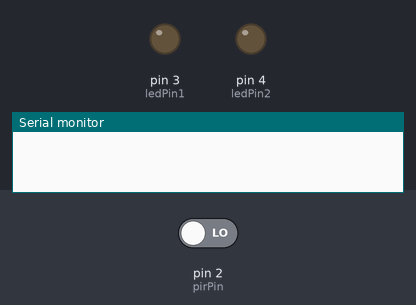
Bench run of a sketch on a simulated Arduino Uno, built with avr-gcc and run on an emulated ATmega328P. On the bench: output pins drawn as LEDs (lit = HIGH), the last lines printed to the serial monitor. The inputs (shaded band) are chosen by the test bench; at power-on: pin 2 (pirPin) LOW.

Above: at 1.2 s.
1.3 s: pin 2 (pirPin) driven HIGH
At 1.8 s:
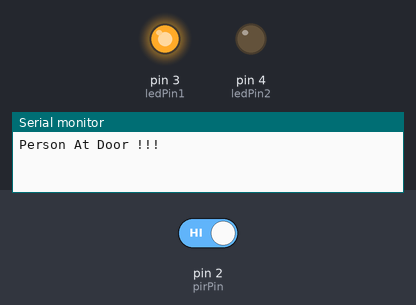
2.8 s: pin 2 (pirPin) driven LOW
At 4.1 s:
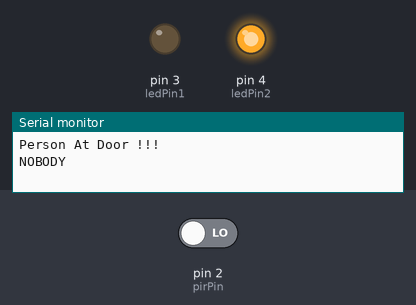
Timing chart, 0 to 5.8 s (numbered marks = the images above; inputs shaded):
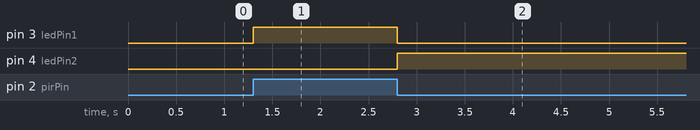

Measured:
- after the input at 1.3 s, pin 3 (ledPin1): LOW → HIGH at once
- after the input at 2.8 s, pin 3 (ledPin1): HIGH → LOW at once; pin 4 (ledPin2): LOW → HIGH at once

The sketch:

Interrupts.ino
```cpp
const int pirPin = 2;    // PIR sensor connected to digital pin 2
const int ledPin1 = 3;   // Red LED connected to digital pin 3
const int ledPin2 = 4;   // Blue LED connected to digital pin 4

void setup()
{
  Serial.begin(9600);

  pinMode(pirPin, INPUT);
  pinMode(ledPin1, OUTPUT);
  pinMode(ledPin2, OUTPUT);

  // Attach interrupt to sensor pin
  attachInterrupt(digitalPinToInterrupt(pirPin), sensorTriggered, CHANGE);
  // CHANGE mode for both rising and falling edges

}

void loop()
{
  // No need for constant sensor reading in loop, interrupt handles it
}

// Interrupt service routine (ISR) triggered when sensor value changes
void sensorTriggered()
{
  if (digitalRead(pirPin) == HIGH)  // Motion detected
  {
    digitalWrite(ledPin1, HIGH);   // Red LED on
    digitalWrite(ledPin2, LOW);    // Blue LED off
    Serial.println("Person At Door !!!");
    delay(800);
  }
  else  // No motion
  {
    digitalWrite(ledPin1, LOW);    // Red LED off
    digitalWrite(ledPin2, HIGH);   // Blue LED on
    Serial.println("NOBODY");
    delay(800);
  }
}
```
